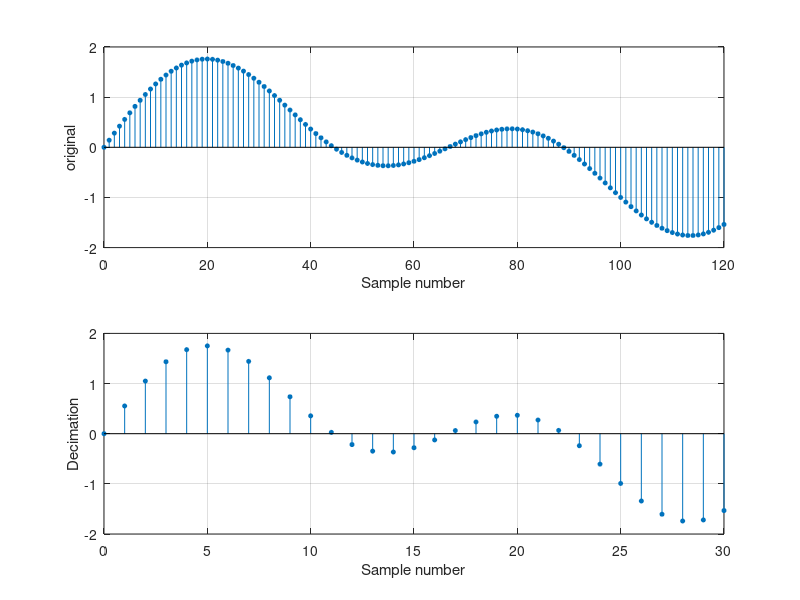

Write the MATLAB code that produced this figure.
t=0:0.00025:1;
x=sin(2*pi*30*t) + sin(2*pi*60*t);
y=decimate(x,4);
subplot(2,1,1)
stem(0:120, x(1:121), 'filled', 'markersize', 3)
grid on
xlabel('Sample number')
ylabel('original')
subplot(2,1,2)
stem(0:30, y(1:31), 'filled', 'markersize', 3)
grid on
xlabel('Sample number')
ylabel('Decimation')